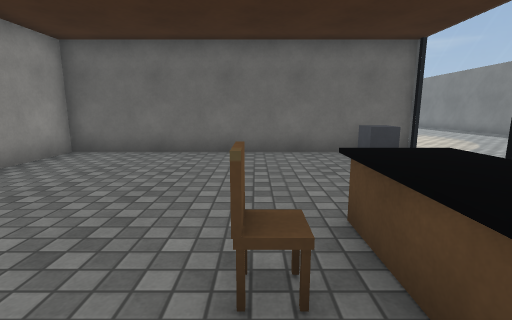
view 1 (above)

20 first-person views from a walk through a Unity game level. The camera is 1.2 m above the floor, tilts 10° down and sees 85° across. The floor is counted in squares, 1 m on a side. Each view is taken from the middle of a square. On the plan, view 1 faces up. The plan holds only what a view shows up to about 13 squares ahead; the rest is blank. The place goes on beyond the plan. The player is left out. Surface patterns are stand-ins for the level's own textures.

view 2
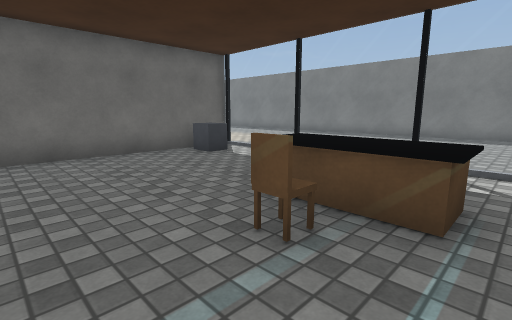

view 3
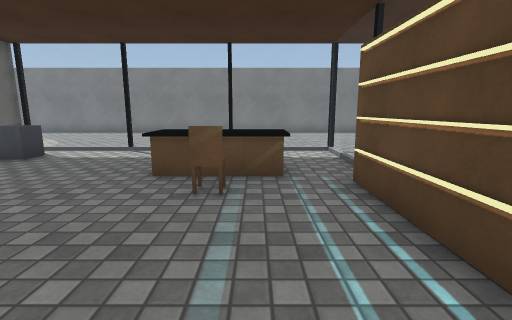

view 4
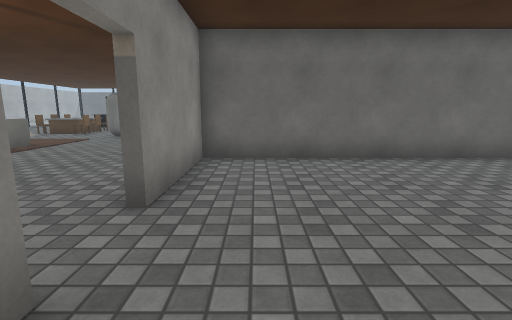

view 5
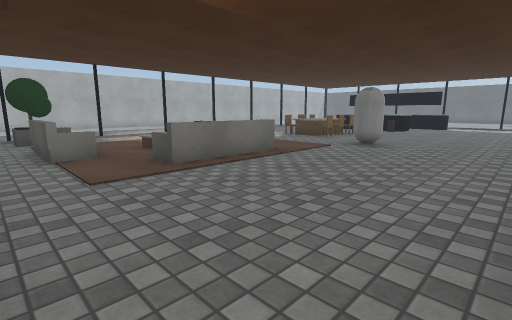

view 6
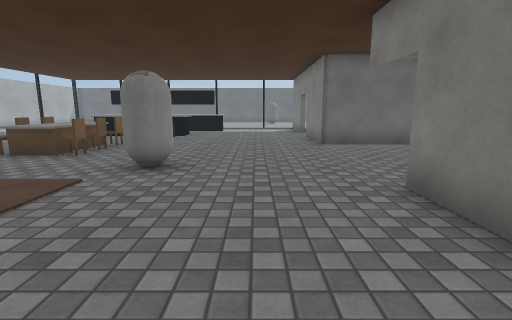

view 7
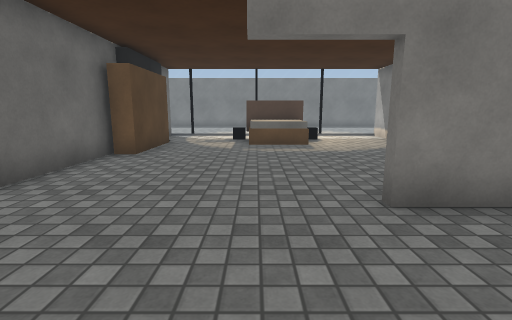

view 8
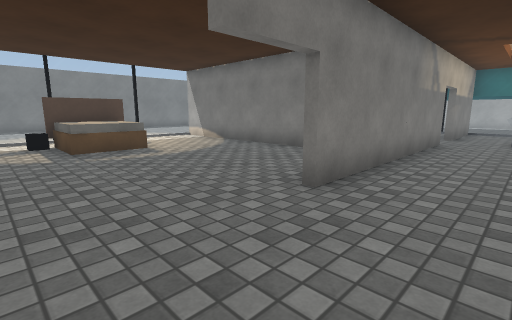

view 9
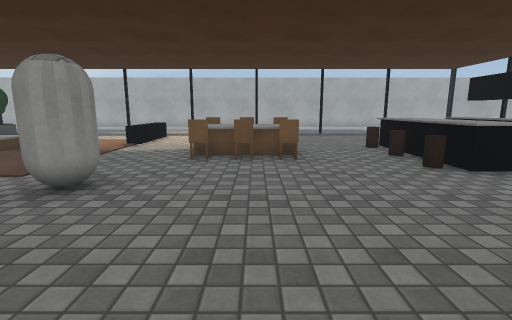

view 10
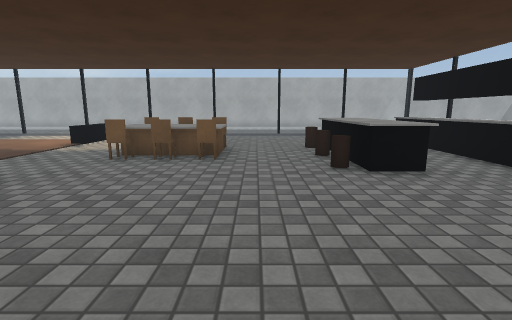

view 11
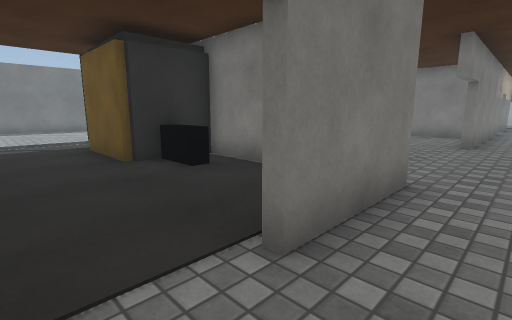

view 12
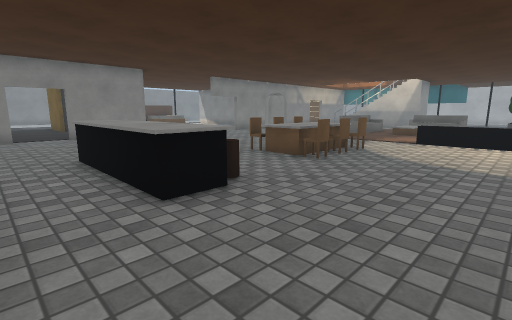

view 13
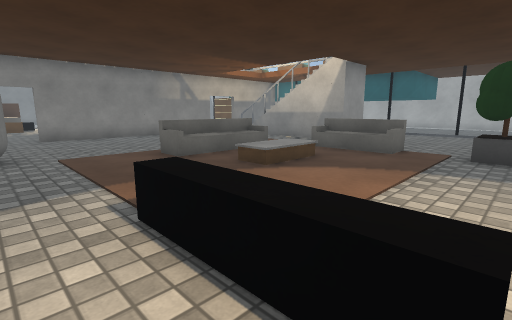

view 14
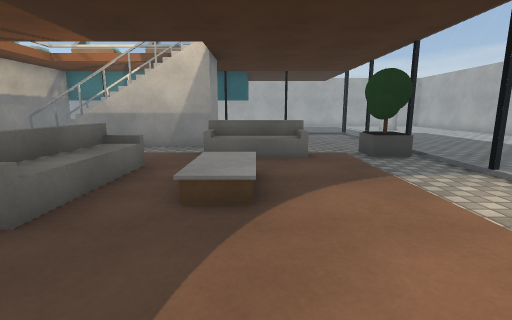

view 15
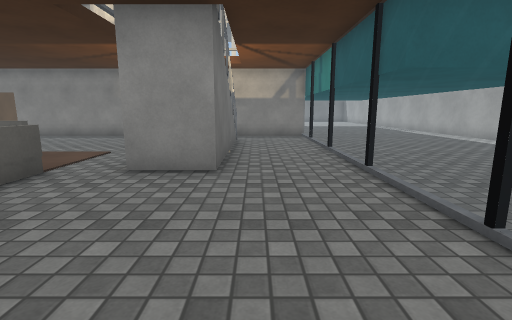

view 16
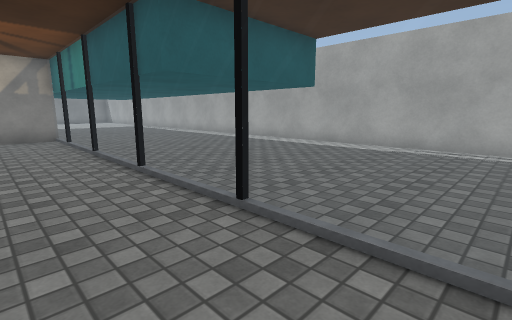

view 17
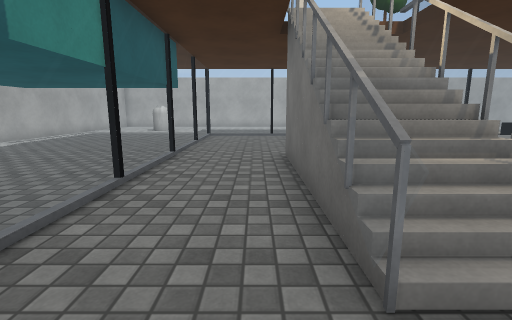

view 18
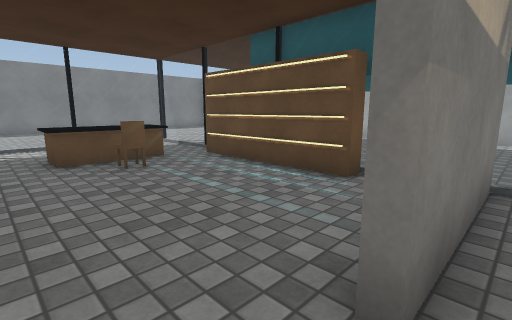

view 19
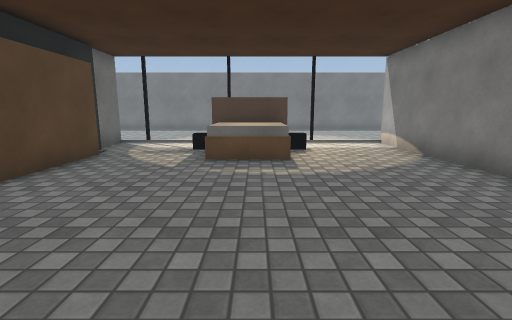

view 20
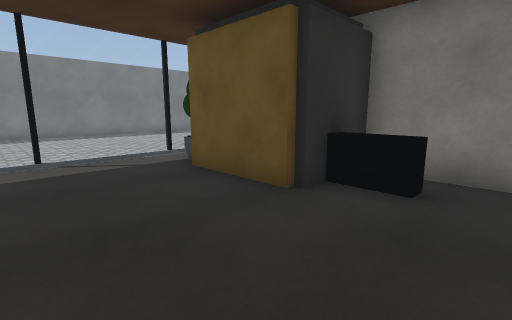

### Floor plan
Key: @ floor where view 1 was taken; # wall or solid block; x gap in a wall; . floor; / step, stairs or slope; = window, fence, low wall or low ledge; ^ raised ledge; O other object.
Columns run from 19 left of view 1 to 13 right of it. Each row starts with its distance up from view 1.
 24 . ..........  # . ..... ....
 23  ......................=........#
 22 ...^^^^^^..............=........#
 21 ....OOOO......#....OOO.=........#
 20 ..............#...OOOO.=.......
 19 ..............#..#OO     .....
 18 ....O^O.......#########= ....
 17 ....O^O...........###..= ..
 16 ....=^O................= ..
 15 ....=^#................= ..
 14 ........OO..........^^^
 13 #^^^................^^^    ....
 12 #.............#.....^^x   .....
 11 ..............#........=  ....
 10 .......O......#........= ....
  9 .....O.O......#........= ....
  8 .....O.O......#########=.....
  7 .......O......#.......O= ....
  6 ...///........#........= ....
  5 OO.OOO........#........= ..
  4  ..........=...........=      ..#
  3 ...... ###=##.......^^.= .......#
  2 ......###OO==.#....O^^.= .......#
  1 ..............#.....^^.=........#
  0 ..............#....@...=.....
 -1 ========================.....
 -2 .................     .......
 -3 ...............        .. ...
 -4 ...............
 -5 ...............
 -6 ...............
 -7 ...............
 -8 ...............
 -9 ###############

Positions as (right, up) in squares from view 1, and headings:
1: (0, 0), facing up
2: (-2, 0), facing up-right
3: (-4, 1), facing right
4: (-4, 1), facing up
5: (-6, 4), facing up-left
6: (-8, 8), facing up
7: (-9, 14), facing right
8: (-8, 16), facing down-right
9: (-6, 17), facing left
10: (-6, 19), facing left
11: (-7, 23), facing down-right
12: (-19, 24), facing down-right
13: (-19, 14), facing down-right
14: (-15, 13), facing down
15: (-19, 1), facing right
16: (-19, 1), facing down-right
17: (-6, 1), facing left
18: (-6, 4), facing down-right
19: (-6, 13), facing right
20: (-3, 24), facing down-right
